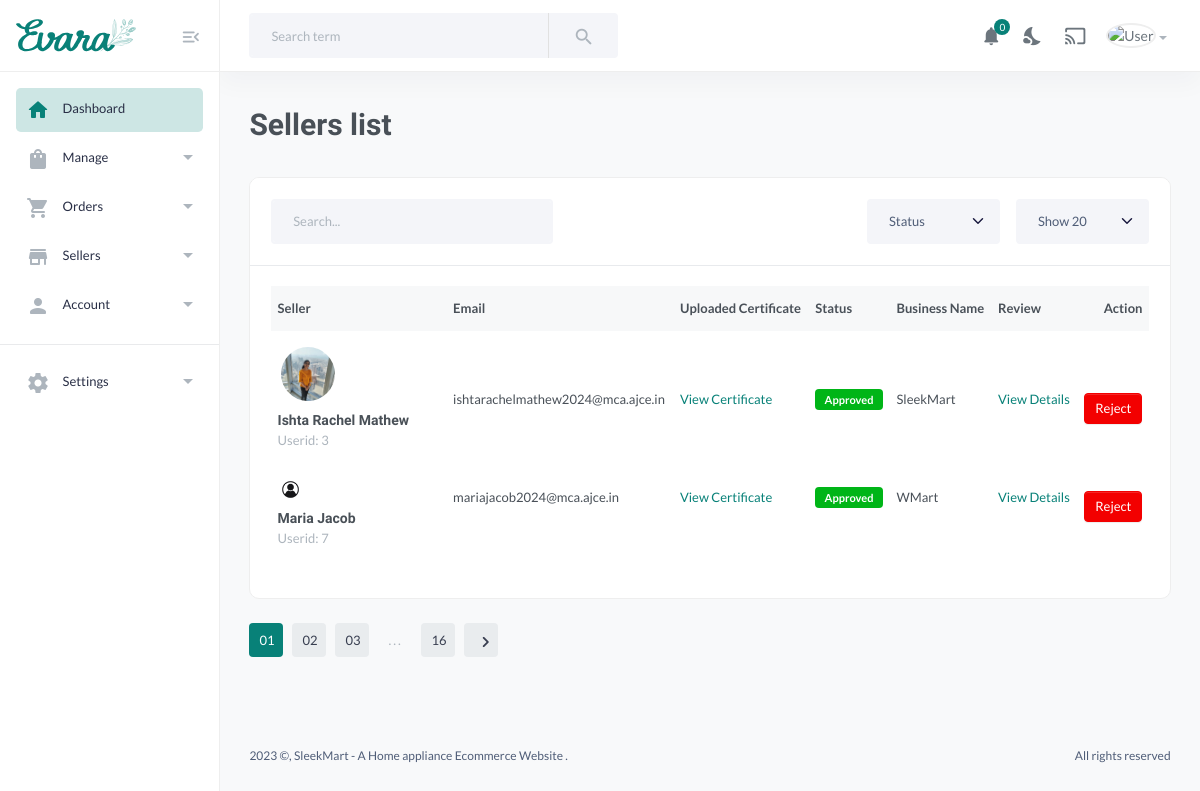
The page /sellerslist (signed in) on the database as committed earlier.
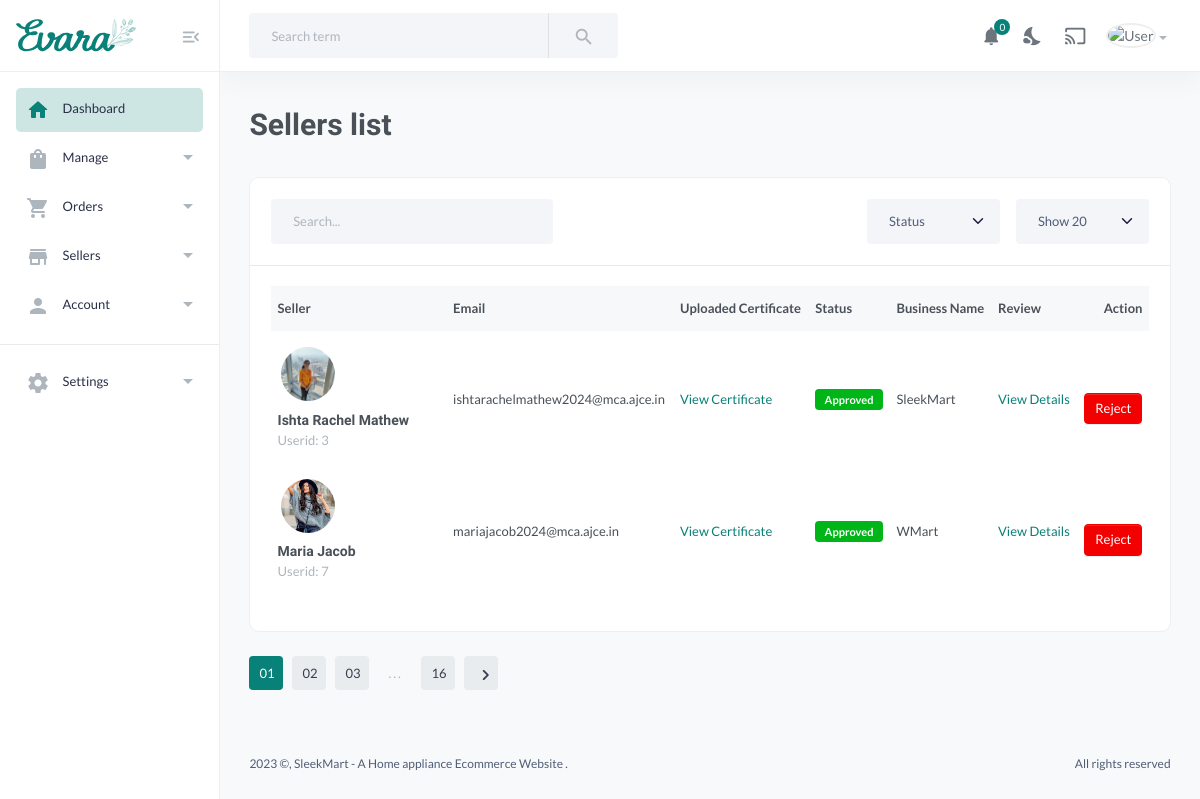
The same page on the database as committed later.
### dashboard/models.py (models this page shows, shortened)
class Seller(models.Model):
    APPROVED = 'approved'
    DECLINED = 'declined'
    PENDING = 'pending'
    APPROVAL_CHOICES = [
        (APPROVED, 'Approved'),
        (DECLINED, 'declined'),
        (PENDING, 'Pending'),
    ]
    user = models.OneToOneField(CustomUser, on_delete=models.CASCADE)
    business_name = models.CharField(max_length=100)
    business_address = models.TextField()
    business_website = models.URLField(blank=True, null=True)
    seller_proof = models.FileField(upload_to='seller_proofs/')
    is_approved = models.CharField(
        max_length=20,
        choices=APPROVAL_CHOICES,
        default=PENDING,  # Default to Pending
    )

class CustomUser(AbstractBaseUser, PermissionsMixin):
    USER_ROLES = (
        ('customer', 'Customer'),
        ('seller', 'Seller'),
        ('admin', 'Admin'),
        ('delivery_agent', 'Delivery Agent'),
    )
    email = models.EmailField(unique=True)
    name = models.CharField(max_length=100,null=True, blank=True)
    mobile = models.CharField(max_length=15, blank=True, null=True)
    profile_pic = models.ImageField(upload_to='profile_pics/', blank=True, null=True)
    address = models.TextField(blank=True, null=True)
    is_active = models.BooleanField(default=True)
    is_staff = models.BooleanField(default=False)
    date_joined = models.DateTimeField(default=timezone.now)
    role = models.CharField(max_length=15, choices=USER_ROLES, blank=True, null=True,default='customer')
    objects = CustomUserManager()
    USERNAME_FIELD = 'email'
    REQUIRED_FIELDS = ['name']

### dashboard/views.py (the view)
# urls.py: path('sellerslist',  views.sellerslist, name='sellerslist'),
@login_required
def sellerslist(request):
    sellers = Seller.objects.all()  # Fetch all customer profiles from the database
    seller_count = sellers.count()
    context = {'sellers': sellers, 'seller_count': seller_count}
    return render(request, 'MainUser/sellerslist.html', context)

### templates/MainUser/sellerslist.html (shortened to what the changed rows need)
{% load static %}
<!DOCTYPE HTML>
<html lang="en">
<head>
    <link href="{% static 'assets/css/main.css' %}" rel="stylesheet" type="text/css" />
</head>
<body>
    <main class="main-wrap">
        <section class="content-main">
            <div class="content-header">
                <h2 class="content-title">Sellers list</h2>
            </div>
            <div class="card mb-4">
                <div class="card-body">
                    <div class="table-responsive">
                        <table class="table table-hover">
                            <thead>
                                <tr>
                                    <th>Seller</th>
                                    <th>Email</th>
                                    <th>Uploaded Certificate</th>
                                    <th>Status</th>
                                    <th>Business Name</th>
                                    <th> Review </th>
                                    <th class="text-end"> Action </th>
                                </tr>
                            </thead>
                            <tbody>
                                {% for seller in sellers %}
                                <tr>
                                    <td width="20%">
                                        <a href="page-sellers-list.html#" class="itemside">
                                            <div class="left">
                                                {% if seller.user.profile_pic %}
                                                <img src="{{ seller.user.profile_pic.url }}" alt="{{ seller.user.name }}" class="img-sm img-avatar" />
                                                {% else %}
                                                <img src="{% static 'images/propic.jpg' %}" alt="default profile pic" class="img-rounded img-responsive" style="width:25px;"/>
                                                {% endif %}
                                            </div>
                                            <div class="info pl-3">
                                                <a href="{{ seller.seller_proof.url }}" target="_blank">
                                                <h6 class="mb-0 title">{{ seller.user.name }}</h6>
                                               </a>
                                                <small class="text-muted">Userid: {{ seller.user.id }}</small>
                                            </div>
                                        </a>
                                    </td>
                                    <td>{{ seller.user.email }}</td>
                                    <td> <a href="{{ seller.seller_proof.url }}" target="_blank"> View Certificate </a></td>
                                    <td>
                                        {% if seller.is_approved == 'approved' %}
                                            <span class="badge bg-success">Approved</span>
                                        {% elif seller.is_approved == 'pending' %}
                                            <span class="badge bg-success">Pending</span>
                                        {% elif seller.is_approved == 'declined' %}
                                            <span class="badge bg-danger">Rejected</span>
                                        {% endif %}
                                    </td>
                                    <td>{{ seller.business_name}}</td>
                                    <td><a href="{% url 'seller_details' seller.id %}">View Details</a></td>
                                    <td class="text-end">
                                        {% if seller.is_approved == 'approved' %}
                                            <a href="{% url 'rejectseller' seller.id %}" class="btn btn-sm btn-danger rounded font-sm mt-15">Reject</a>
                                        {% elif seller.is_approved == 'pending' %}
                                            <a href="{% url 'approveseller' seller.id %}" class="btn btn-sm btn-primary rounded font-sm mt-15">Approve</a>
                                            <a href="{% url 'rejectseller' seller.id %}" class="btn btn-sm btn-danger rounded font-sm mt-15">Reject</a>
                                        {% elif seller.is_approved == 'declined' %}
                                            <span class="badge bg-danger">Rejected</span>
                                        {% endif %}
                                    </td>
                                </tr>
                            {% endfor %}
                            </tbody>
                        </table>
                    </div>
                </div>
            </div>
        </section>
    </main>
</body>
</html>

Rows that differ between the two databases and show on the page:
changed Seller "WMart": user.profile_pic: picture added; profile_pic: picture removed
